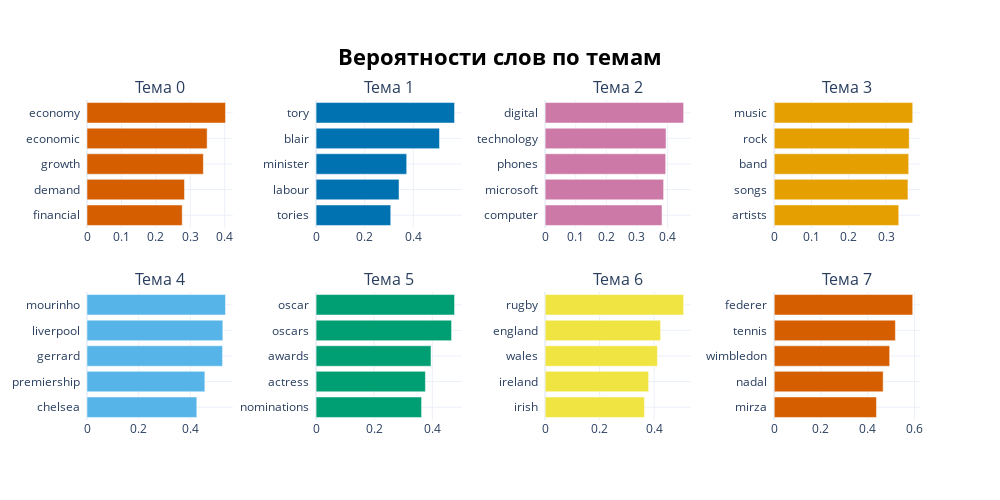

The notebook cell this image was saved under:
### Code cell
# репрезентации тем и вес каждого слова в репрезентации темы

word_scores(topic_model=topic_model)

### Figure 1 — Plotly figure (JSON) as saved in the notebook; plotly's stock layout.template omitted (floating-point values rounded to 4 significant figures)
{"data": [{"marker": {"color": "#D55E00"}, "orientation": "h", "type": "bar", "x": [0.2766, 0.2832, 0.338, 0.3489, 0.4023], "xaxis": "x", "y": ["financial  ", "demand  ", "growth  ", "economic  ", "economy  "], "yaxis": "y"}, {"marker": {"color": "#0072B2"}, "orientation": "h", "type": "bar", "x": [0.3072, 0.3413, 0.3728, 0.5078, 0.5698], "xaxis": "x2", "y": ["tories  ", "labour  ", "minister  ", "blair  ", "tory  "], "yaxis": "y2"}, {"marker": {"color": "#CC79A7"}, "orientation": "h", "type": "bar", "x": [0.3817, 0.387, 0.3938, 0.3949, 0.4524], "xaxis": "x3", "y": ["computer  ", "microsoft  ", "phones  ", "technology  ", "digital  "], "yaxis": "y3"}, {"marker": {"color": "#E69F00"}, "orientation": "h", "type": "bar", "x": [0.3341, 0.3588, 0.3607, 0.3622, 0.3716], "xaxis": "x4", "y": ["artists  ", "songs  ", "band  ", "rock  ", "music  "], "yaxis": "y4"}, {"marker": {"color": "#56B4E9"}, "orientation": "h", "type": "bar", "x": [0.4251, 0.4562, 0.5247, 0.5258, 0.536], "xaxis": "x5", "y": ["chelsea  ", "premiership  ", "gerrard  ", "liverpool  ", "mourinho  "], "yaxis": "y5"}, {"marker": {"color": "#009E73"}, "orientation": "h", "type": "bar", "x": [0.3632, 0.3763, 0.3956, 0.4664, 0.4767], "xaxis": "x6", "y": ["nominations  ", "actress  ", "awards  ", "oscars  ", "oscar  "], "yaxis": "y6"}, {"marker": {"color": "#F0E442"}, "orientation": "h", "type": "bar", "x": [0.3644, 0.3798, 0.4121, 0.4237, 0.5083], "xaxis": "x7", "y": ["irish  ", "ireland  ", "wales  ", "england  ", "rugby  "], "yaxis": "y7"}, {"marker": {"color": "#D55E00"}, "orientation": "h", "type": "bar", "x": [0.4376, 0.4663, 0.4941, 0.5186, 0.5927], "xaxis": "x8", "y": ["mirza  ", "nadal  ", "wimbledon  ", "tennis  ", "federer  "], "yaxis": "y8"}], "layout": {"annotations": [{"font": {"size": 16}, "showarrow": false, "text": "Тема 0", "x": 0.0875, "xanchor": "center", "xref": "paper", "y": 1, "yanchor": "bottom", "yref": "paper"}, {"font": {"size": 16}, "showarrow": false, "text": "Тема 1", "x": 0.3625, "xanchor": "center", "xref": "paper", "y": 1, "yanchor": "bottom", "yref": "paper"}, {"font": {"size": 16}, "showarrow": false, "text": "Тема 2", "x": 0.6375, "xanchor": "center", "xref": "paper", "y": 1, "yanchor": "bottom", "yref": "paper"}, {"font": {"size": 16}, "showarrow": false, "text": "Тема 3", "x": 0.9125, "xanchor": "center", "xref": "paper", "y": 1, "yanchor": "bottom", "yref": "paper"}, {"font": {"size": 16}, "showarrow": false, "text": "Тема 4", "x": 0.0875, "xanchor": "center", "xref": "paper", "y": 0.4, "yanchor": "bottom", "yref": "paper"}, {"font": {"size": 16}, "showarrow": false, "text": "Тема 5", "x": 0.3625, "xanchor": "center", "xref": "paper", "y": 0.4, "yanchor": "bottom", "yref": "paper"}, {"font": {"size": 16}, "showarrow": false, "text": "Тема 6", "x": 0.6375, "xanchor": "center", "xref": "paper", "y": 0.4, "yanchor": "bottom", "yref": "paper"}, {"font": {"size": 16}, "showarrow": false, "text": "Тема 7", "x": 0.9125, "xanchor": "center", "xref": "paper", "y": 0.4, "yanchor": "bottom", "yref": "paper"}], "height": 500, "hoverlabel": {"bgcolor": "white", "font": {"family": "Rockwell", "size": 16}}, "showlegend": false, "title": {"font": {"color": "Black", "size": 22}, "text": "<b>Вероятности слов по темам</b>", "x": 0.5, "xanchor": "center", "yanchor": "top"}, "width": 1000, "xaxis": {"anchor": "y", "domain": [0, 0.175], "showgrid": true}, "xaxis2": {"anchor": "y2", "domain": [0.275, 0.45], "showgrid": true}, "xaxis3": {"anchor": "y3", "domain": [0.55, 0.725], "showgrid": true}, "xaxis4": {"anchor": "y4", "domain": [0.825, 1], "showgrid": true}, "xaxis5": {"anchor": "y5", "domain": [0, 0.175], "showgrid": true}, "xaxis6": {"anchor": "y6", "domain": [0.275, 0.45], "showgrid": true}, "xaxis7": {"anchor": "y7", "domain": [0.55, 0.725], "showgrid": true}, "xaxis8": {"anchor": "y8", "domain": [0.825, 1], "showgrid": true}, "yaxis": {"anchor": "x", "domain": [0.6, 1], "showgrid": true}, "yaxis2": {"anchor": "x2", "domain": [0.6, 1], "showgrid": true}, "yaxis3": {"anchor": "x3", "domain": [0.6, 1], "showgrid": true}, "yaxis4": {"anchor": "x4", "domain": [0.6, 1], "showgrid": true}, "yaxis5": {"anchor": "x5", "domain": [0, 0.4], "showgrid": true}, "yaxis6": {"anchor": "x6", "domain": [0, 0.4], "showgrid": true}, "yaxis7": {"anchor": "x7", "domain": [0, 0.4], "showgrid": true}, "yaxis8": {"anchor": "x8", "domain": [0, 0.4], "showgrid": true}}}
